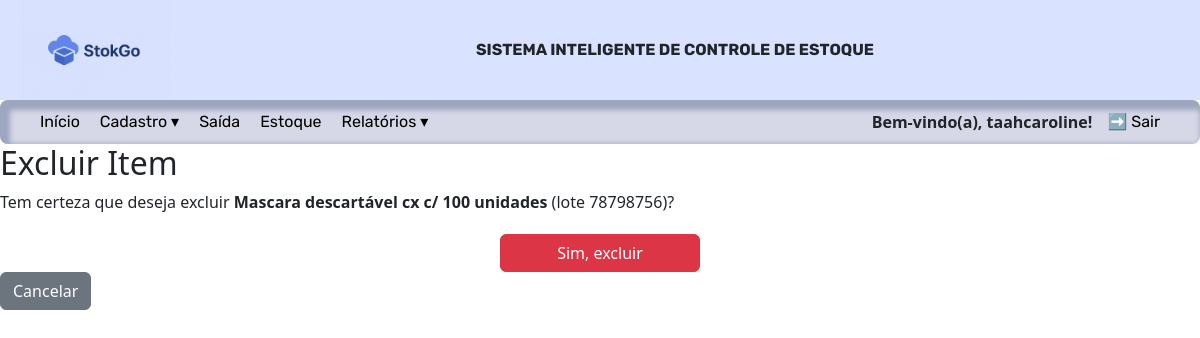
The page /estoque/7/excluir/ (signed in) on the database its author committed.
### inventario/models.py (models this page shows, shortened)
class Cadastroitens(models.Model):
    produto = models.ForeignKey(Produto, related_name="lotes", on_delete=models.CASCADE)
    lote = models.CharField('Lote', max_length=15)
    validade = models.DateField('Validade')
    fornecedor = models.CharField('Fornecedor', max_length=50)
    quantidade = models.IntegerField('Quantidade')
    UNIDADE_MEDIDA_CHOICES = [
        ('UN', 'Unidade'),
        ('CX', 'Caixa'),
        ('PCT', 'PCT'),
    ]
    ORIGEM_CHOICES = [
        ('Almoxarifado', 'Almoxarifado'),
        ('Doação', 'Doação'),
        ('Empréstimo', 'Empréstimo'),
    ]
    unidade = models.CharField('Unidade de Medida', max_length=5, choices=UNIDADE_MEDIDA_CHOICES, default='UN')
    origem = models.CharField('Origem', max_length=15, choices=ORIGEM_CHOICES, default='Almoxarifado')
    data = models.DateTimeField(auto_now_add=True)

class Produto(models.Model):
    nome = models.CharField('Produto', max_length=100)
    descricao = models.CharField('Descrição', max_length=100, blank=True, null=True)  # nova coluna

### inventario/views.py (the view)
# urls.py: path("estoque/<int:item_id>/excluir/", views.excluir_item, name="excluir_item"),
@login_required
def excluir_item(request, item_id):
    item = get_object_or_404(Cadastroitens, id=item_id)
    if request.method == "POST":
        item.delete()
        messages.success(request, "Item excluído com sucesso!")
        return redirect('estoque')
    return render(request, 'deletar.html', {'item': item})

### inventario/templates/deletar.html (shortened to what this page needs)
{% extends 'index.html' %}
{% block content %}
<h2>Excluir Item</h2>
<p>Tem certeza que deseja excluir <b>{{ item.produto.nome }}</b> (lote {{ item.lote }})?</p>
<form method="post">
    <button type="submit" class="btn btn-danger">Sim, excluir</button>
    <a href="{% url 'estoque' %}" class="btn btn-secondary">Cancelar</a>
</form>
{% endblock %}

### inventario/templates/index.html (shortened to what this page needs)
{% load static %}
<!DOCTYPE html>
<html lang="en">
<head>
    <link rel="stylesheet" type="text/css" href="{% static 'css/style.css' %}">
    <link href="https://cdn.jsdelivr.net/npm/bootstrap@5.3.7/dist/css/bootstrap.min.css" rel="stylesheet">
</head>
<body>
  <header>
    <img src="{% static 'imagens/logo.png' %}" alt="Logo">
    <p>Sistema inteligente de controle de estoque</p>
  </header>
  <nav>
    <ul class="menu-principal">
      <li><a class="menu" href="{% url 'home' %}">Início</a></li>
      {% if user.is_authenticated %}
        <li>
          <a href="#">Cadastro ▾</a>
        </li>
        <li><a class="menu" href="{% url 'baixa' %}">Saída</a></li>
        <li><a href="{% url 'estoque' %}">Estoque</a></li>
        <li>
          <a href="#">Relatórios ▾</a>
        </li>
      {% endif %}
    </ul>
    <ul class="login-area">
      <li class="login-name">
        {% if user.is_authenticated %}
          <span>Bem-vindo(a), {{ user.first_name|default:user.username }}!</span>
        {% else %}
          <span>Bem-vindo(a), visitante!</span>
        {% endif %}
      </li>
      <li class="login-menu">
        {% if user.is_authenticated %}
          <a class="menu" href="{% url 'logout' %}">➡️ Sair</a>
        {% else %}
          <a class="menu" href="{% url 'login' %}">⬅️ Fazer login</a>
        {% endif %}
      </li>
    </ul>
  </nav>
 <body>
        {% block content %}{% endblock %}
</body>
</html>

### inventario/templates/static/CSS/style.css (style rules this page uses)
header { display: flex; align-items: center; height: 100px; background-color: #d9e2ff; padding: 0 20px; overflow: hidden; }
header img { height: 100%; width: auto; max-width: 200px; object-fit: cover; }
header p { margin: 0 auto; font-size: 16px; text-align: center; font-family: "Rubik", sans-serif; text-transform: uppercase; font-weight: bold; }
nav, nav ul, nav li { list-style: none; margin: 0; padding: 0; }
nav { background-color: #d6d7e7; border-radius: 8px; box-shadow: inset 5px 5px 5px 5px #9ca6bf; display: flex; justify-content: space-between; padding: 10px 20px; }
nav > ul { display: flex; }
nav li { position: relative; display: inline-block; margin-left: 20px; }
nav a { display: block; color: #000; font-size: 16px; text-decoration: none; font-family: "Rubik", sans-serif; }
nav .login-area { display: flex; justify-content: flex-end; align-items: center; margin-left: 20px; margin-right: 20px; }
nav .login-area li { margin-left: 15px; }
nav .login-name { font-size: 16px; font-weight: bold; }
nav .login-menu a { font-size: 16px; color: #000; font-weight: normal; }
nav .login-name span { display: inline-block; min-width: 200px; text-align: right; }
button[type="submit"] { display: block; width: 200px; margin: 20px auto 0; }

### rows shown on the page
Cadastroitens: produto.nome "Mascara descartável cx c/ 100 unidades", lote "78798756"

### other values the page prints
{{ user.first_name|default:user.username }} "taahcaroline"
